Frame 1 (no input): blank canvas, image omitted
Frame 60 (no input): blank canvas, image omitted
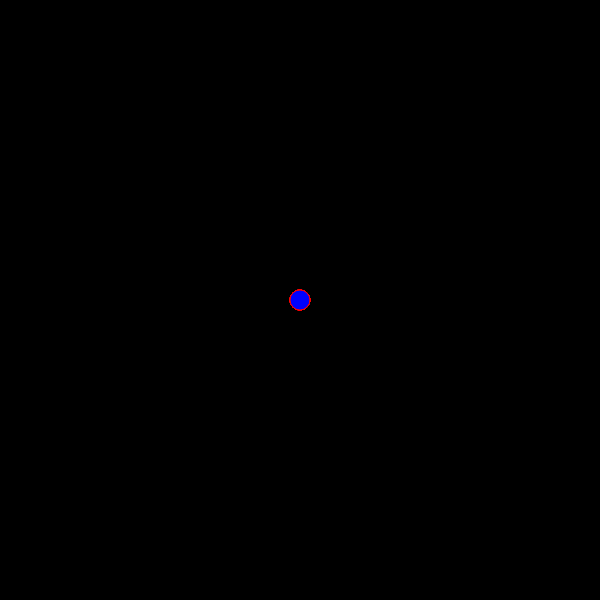
Frame 120 (the mouse pressed at the canvas centre since frame 60)

The p5.js sketch whose frames 1 and 60 were blank and that drew this single picture after the mouse press (run headless with seeded random() and noise() and a simulated clock; from frame 60 on, the mouse is pressed at the canvas centre):

// p5.js sketch
// ── sketch.js
function setup() {
  createCanvas(600, 600);
  background("black");
}

function draw() {
  
  stroke("red");
  fill("blue");
  
  
  
  if(mouseIsPressed){
    circle(mouseX, mouseY, 20, 35);
  }
}
